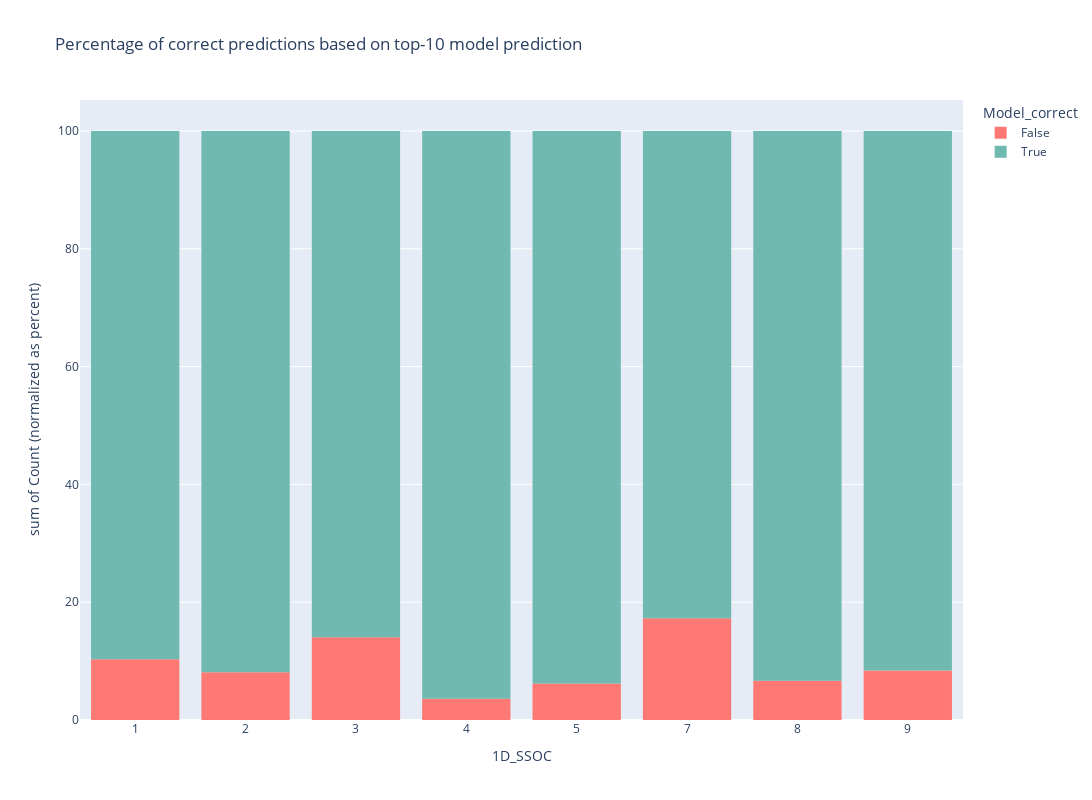

The code cell stored with this chart in its notebook:
### Code cell
fig = px.histogram(count_model_correct, x="1D_SSOC", y="Count", color="Model_correct", 
                   barnorm='percent',
                   color_discrete_sequence=["#FE7874", "#70B9B1"],
                   title="Percentage of correct predictions based on top-10 model prediction")

fig.update_layout(
    autosize=False,
    width=1600,
    height=800)

fig.show()

### Figure 1 — Plotly figure (JSON) as saved in the notebook; plotly's stock layout.template omitted (floating-point values rounded to 4 significant figures)
{"data": [{"alignmentgroup": "True", "bingroup": "x", "histfunc": "sum", "hovertemplate": "Model_correct=False<br>1D_SSOC=%{x}<br>sum of Count (normalized as percent)=%{y}<extra></extra>", "legendgroup": "False", "marker": {"color": "#FE7874", "pattern": {"shape": ""}}, "name": "False", "offsetgroup": "False", "orientation": "v", "showlegend": true, "type": "histogram", "x": ["1", "2", "3", "4", "5", "7", "8", "9"], "xaxis": "x", "y": [44, 133, 63, 5, 11, 19, 7, 11], "yaxis": "y"}, {"alignmentgroup": "True", "bingroup": "x", "histfunc": "sum", "hovertemplate": "Model_correct=True<br>1D_SSOC=%{x}<br>sum of Count (normalized as percent)=%{y}<extra></extra>", "legendgroup": "True", "marker": {"color": "#70B9B1", "pattern": {"shape": ""}}, "name": "True", "offsetgroup": "True", "orientation": "v", "showlegend": true, "type": "histogram", "x": ["1", "2", "3", "4", "5", "7", "8", "9"], "xaxis": "x", "y": [383, 1506, 386, 133, 167, 91, 98, 120], "yaxis": "y"}], "layout": {"autosize": false, "barmode": "relative", "barnorm": "percent", "height": 800, "legend": {"title": {"text": "Model_correct"}, "tracegroupgap": 0}, "title": {"text": "Percentage of correct predictions based on top-10 model prediction"}, "width": 1600, "xaxis": {"anchor": "y", "autorange": true, "domain": [0, 1], "range": [-0.5, 7.5], "title": {"text": "1D_SSOC"}, "type": "category"}, "yaxis": {"anchor": "x", "autorange": true, "domain": [0, 1], "range": [0, 105.3], "title": {"text": "sum of Count (normalized as percent)"}, "type": "linear"}}}
